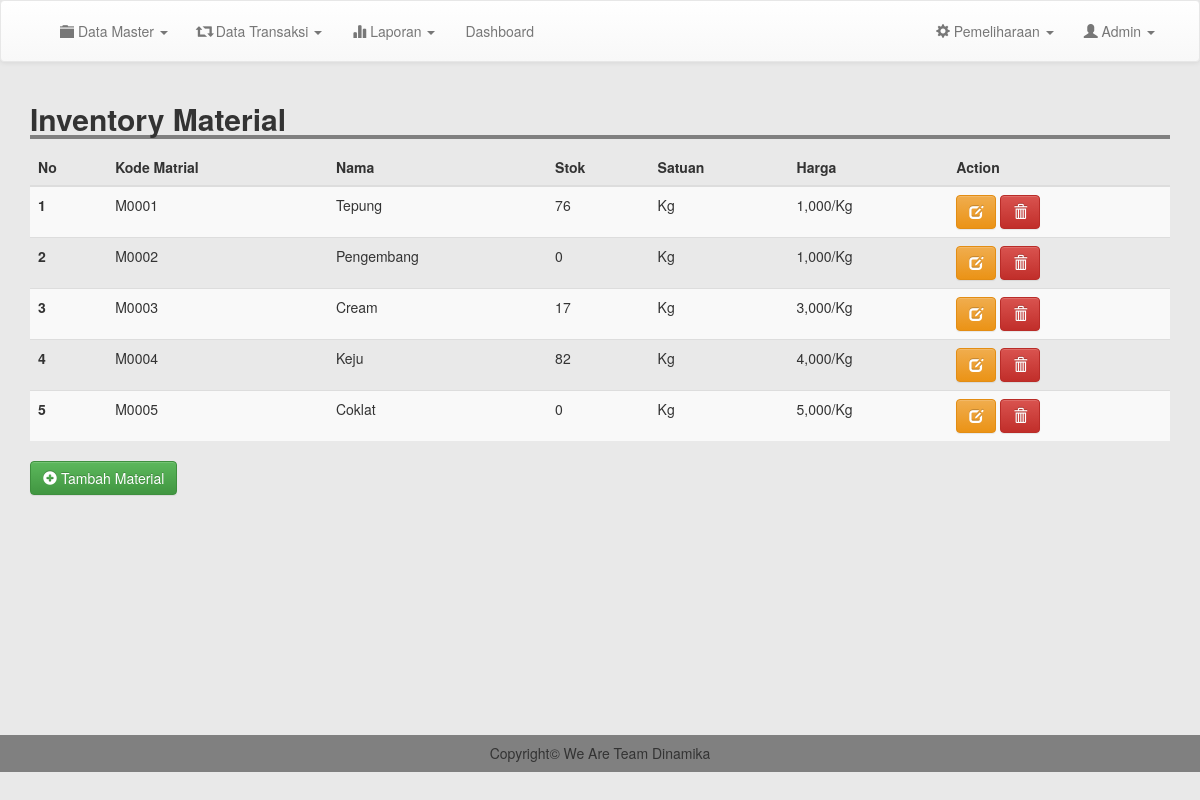
/admin/inventory.php (signed in), run on an earlier commit of the app's database.
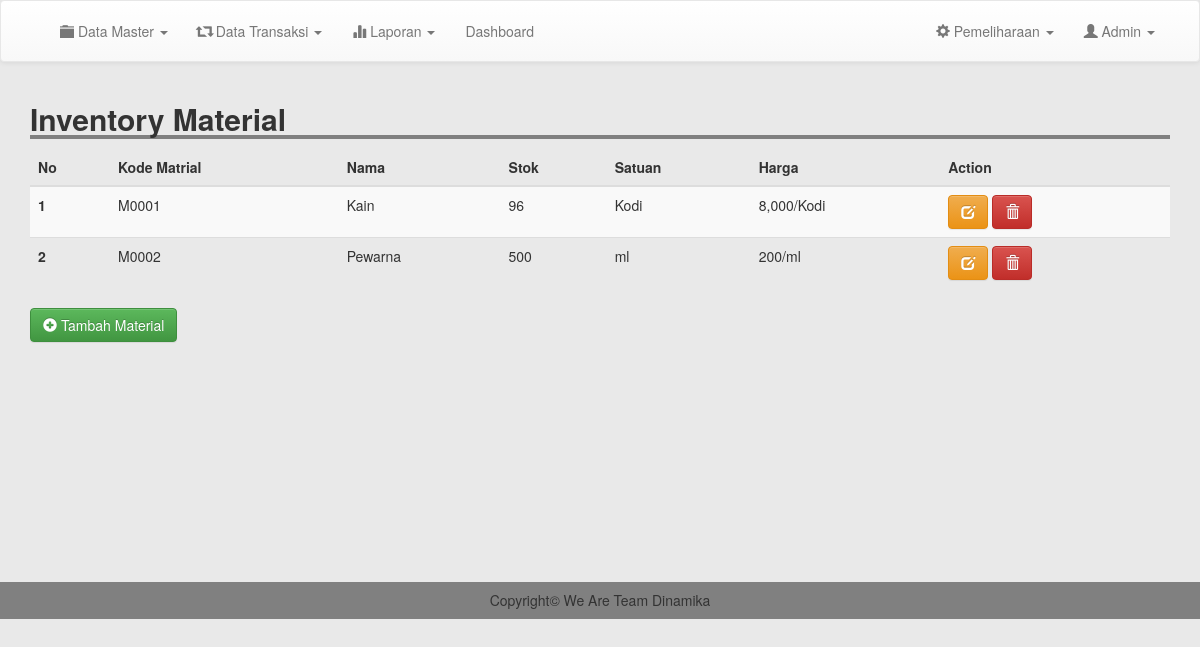
And on a later commit of the database.
### tables this page shows
CREATE TABLE `inventory` (
  `kode_bk` varchar(100) NOT NULL,
  `nama` varchar(200) NOT NULL,
  `qty` varchar(200) NOT NULL,
  `satuan` varchar(200) NOT NULL,
  `harga` int(11) NOT NULL,
  `tanggal` date NOT NULL
);

### admin/inventory.php (the view, shortened to what this page needs)
<?php
include 'header.php';
?>
<div class="container">
	<h2 style=" width: 100%; border-bottom: 4px solid gray"><b>Inventory Material</b></h2>
	<table class="table table-striped">
		<thead>
			<tr>
				<th scope="col">No</th>
				<th scope="col">Kode Matrial</th>
				<th scope="col">Nama</th>
				<th scope="col">Stok</th>
				<th scope="col">Satuan</th>
				<th scope="col">Harga</th>
				<th scope="col">Action</th>
			</tr>
		</thead>
		<tbody>
			<?php
			$result = mysqli_query($conn, "SELECT * FROM inventory order by kode_bk asc");
			$no =1;
			while ($row = mysqli_fetch_assoc($result)) {
				?>
				<tr>
					<th scope="row"><?php echo $no; ?></th>
					<td><?= $row['kode_bk'];  ?></td>
					<td><?= $row['nama'];  ?></td>
					<td><?= $row['qty'];  ?></td>
					<td><?= $row['satuan'];  ?></td>
					<td><?php  echo "".number_format($row['harga'])."/".$row['satuan'];  ?></td>
					<td><a href="edit_inventory.php?kode=<?php echo $row['kode_bk']; ?>" class="btn btn-warning"><i class="glyphicon glyphicon-edit"></i> </a> <a href="inventory.php?kode=<?php echo $row['kode_bk'];?>&page=del" class="btn btn-danger" onclick="return confirm('Yakin Ingin Menghapus Data ?')"><i class="glyphicon glyphicon-trash"></i> </a></td>
				</tr>
				<?php
				$no++;
			}
			?>
		</tbody>
	</table>
	<a href="tm_inventory.php" class="btn btn-success"><i class="glyphicon glyphicon-plus-sign"></i> Tambah Material</a>
</div>
<br>
<br>
<br>
<br>
<br>
<br>
<br>
<br>
<br>
<br>
<br>
<br>
<?php
include 'footer.php';
?>

### admin/header.php (shortened to what this page needs)
<!DOCTYPE html>
<html>
<head>
	<link rel="stylesheet" type="text/css" href="../css/bootstrap.min.css">
	<link rel="stylesheet" type="text/css" href="../css/style.css">
	<link rel="stylesheet" type="text/css" href="../css/bootstrap-theme.css">
</head>
<body>
	<nav class="navbar navbar-default" style="padding: 5px;">
		<div class="container">
			<div class="collapse navbar-collapse" id="bs-example-navbar-collapse-1">
				<ul class="nav navbar-nav navbar-left">
					<li class="dropdown">
						<a href="#" class="dropdown-toggle" data-toggle="dropdown" role="button" aria-haspopup="true" aria-expanded="false"><i class="glyphicon glyphicon-folder-close"></i> Data Master <span class="caret"></span></a>
					</li>
					<li class="dropdown">
						<a href="#" class="dropdown-toggle" data-toggle="dropdown" role="button" aria-haspopup="true" aria-expanded="false"><i class="glyphicon glyphicon-retweet"></i> Data Transaksi <span class="caret"></span></a>
					</li>
					<li class="dropdown">
						<a href="#" class="dropdown-toggle" data-toggle="dropdown" role="button" aria-haspopup="true" aria-expanded="false"><i class="glyphicon glyphicon-stats"></i> Laporan <span class="caret"></span></a>
					</li>
					<li><a href="halaman_utama.php">Dashboard</a></li>
				</ul>
				<ul class="nav navbar-nav navbar-right">
					<li class="dropdown">
						<a href="#" class="dropdown-toggle" data-toggle="dropdown" role="button" aria-haspopup="true" aria-expanded="false"><i class="glyphicon glyphicon-cog"></i> Pemeliharaan <span class="caret"></span></a>
					</li>
					<li class="dropdown">
						<a href="#" class="dropdown-toggle" data-toggle="dropdown" role="button" aria-haspopup="true" aria-expanded="false"><i class="glyphicon glyphicon-user"></i> Admin <span class="caret"></span></a>
					</li>
				</ul>
			</div>
		</div>
	</nav>

### admin/footer.php
<footer style="background-color: gray;padding: 1px;" class="print">
	<h5 class="text-center">Copyright&copy; We Are Team Dinamika</h5>
</footer>
</body>
</html>

### css/style.css (style rules this page uses)
body { margin:0; padding: 0; background-color: #e9e9e9; }

What changed in the data, as far as the page shows it:
removed inventory: kode_bk "M0003", nama "Cream", qty "17", satuan "Kg", harga "3,000"
removed inventory: kode_bk "M0004", nama "Keju", qty "82", satuan "Kg", harga "4,000"
removed inventory: kode_bk "M0005", nama "Coklat", qty "0", satuan "Kg", harga "5,000"
changed inventory "M0001": nama "Tepung" → "Kain"; qty "76" → "96"; satuan "Kg" → "Kodi"; harga "1,000" → "8,000"
changed inventory "M0002": nama "Pengembang" → "Pewarna"; qty "0" → "500"; satuan "Kg" → "ml"; harga "1,000" → "200"
